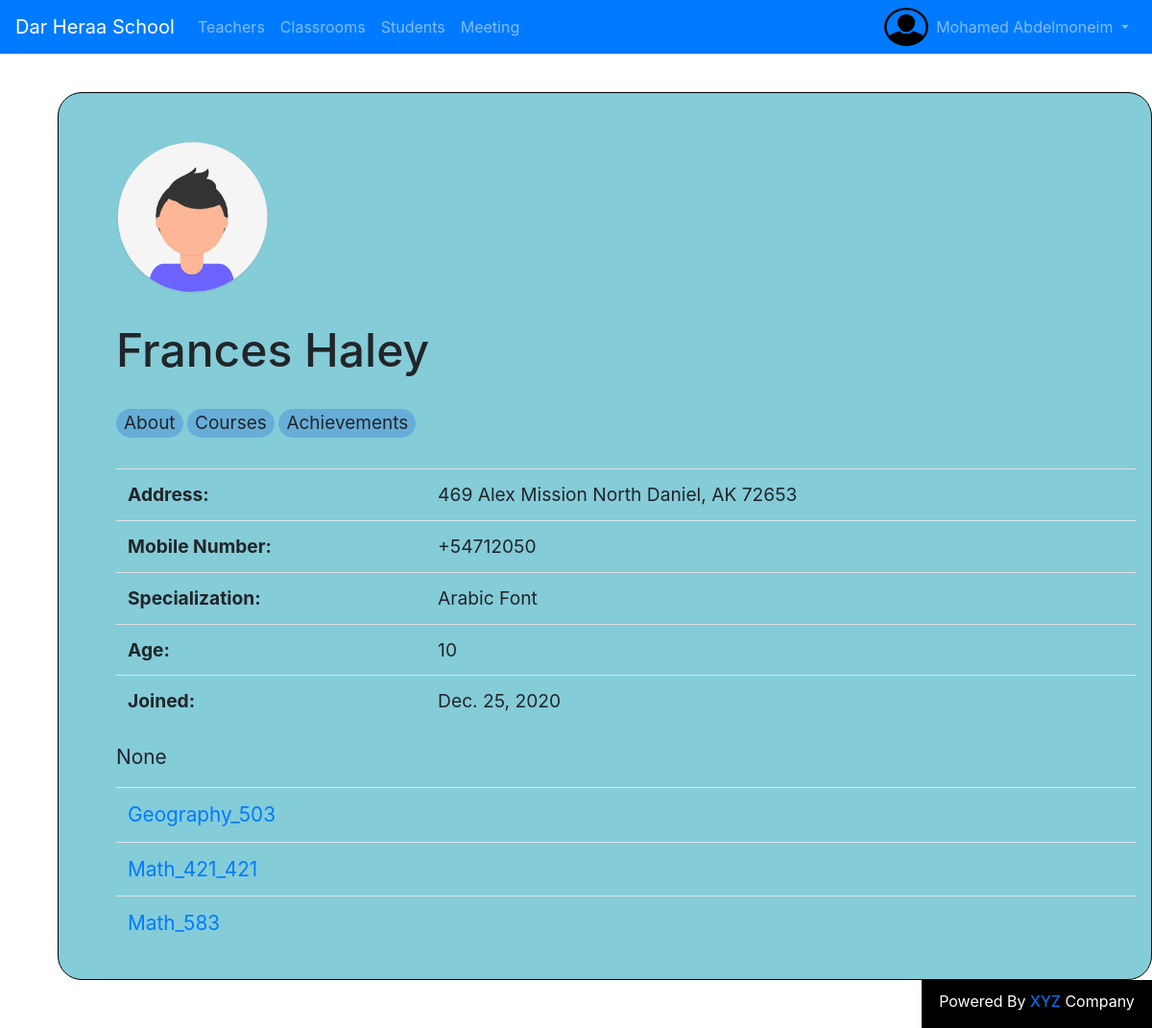
The app's page /school/teachers/88/ (signed in) with its own data.
### school/models.py (models this page shows, shortened)
class School(models.Model):
    name = models.CharField(max_length=64)
    classrooms_number = models.IntegerField(verbose_name="Number of classes",blank=True,null=True)
    teachers_number = models.IntegerField(verbose_name="Number of teachers in all school",blank=True,null=True)
    students_number = models.IntegerField(verbose_name="Number of students in all school",blank=True,null=True) # sum of students in all classes
    location = models.CharField(max_length=280)
    manager = models.CharField(max_length=50)

class Teacher(models.Model):
    user = models.OneToOneField(User,on_delete=models.CASCADE)
    national_ID = models.IntegerField(unique=True,blank=True,null=True)
    address = models.CharField(max_length=264)
    phone =models.IntegerField()
    specialization = models.ForeignKey('school.Specialization',on_delete=models.CASCADE,null=True)
    birth_date = models.DateField(verbose_name='Date of birth')
    photo = models.ImageField(upload_to='teachers/',blank=True,null=True)
    achievements = models.TextField(max_length=1000,null=True,blank=True)
    gender = models.IntegerField(choices=GENDER_CHOICES)
    def __str__(self):
        name = '{} {}'.format(self.user.first_name,self.user.last_name)
        return name

class Specialization(models.Model):
    name = models.CharField(max_length=64)
    picture = models.ImageField(upload_to='specializations/',null=True,blank=True)
    def __str__(self):
        return self.name

class Course(models.Model):
    code = models.IntegerField(unique=True)
    name = models.CharField(max_length=64)
    teacher_of_course = models.ForeignKey(Teacher,on_delete=models.CASCADE)
    classroom = models.ForeignKey("school.classroom",on_delete=models.CASCADE)

### school/views.py (the view)
# urls.py: path('teachers/<int:pk>/',views.TeacherDetailView.as_view(),name='teacher'),
class TeacherDetailView(UserPassesTestMixin, DetailView):
    model = Teacher
    context_object_name = 'teacher'
    def test_func(self):
        return self.request.user.is_staff
    def calculateAge(self,birthDate):
        today = date.today()
        age = today.year - birthDate.year -((today.month, today.day) < (birthDate.month, birthDate.day))
        return age
    def get_context_data(self, **kwargs):
        context = {}
        school = School.objects.first()
        school_name = school.name
        context['school'] = school_name
        if self.object:
            context['object'] = self.object
            context_object_name = self.get_context_object_name(self.object)
            if context_object_name:
                context[context_object_name] = self.object
                birth_date = self.object.birth_date
                context['age'] = TeacherDetailView.calculateAge(self,birth_date)
        context.update(kwargs)
        return super().get_context_data(**context)

### school/templates/school/teacher_detail.html (shortened to what this page needs)
{%extends 'school/base.html' %} {%load static%} {%block head%}
<link rel="stylesheet" href="{% static 'css/teacher_detail.css' %}" />
{%endblock%} {%block body%}
<div class="container">
  <div id="profile-pic-div">
    {%if teacher.photo %}
    <img class="profile-pic" src="{{teacher.photo.url}}" alt="" />
    {%else%}
    <img
      class="profile-pic"
      src="{%static 'default/undraw_profile_pic_ic5t.svg' %}"
    />
    {%endif%}
  </div>
  <h3 id="teacher-name">{{teacher | title}}</h3>
  <div class="tab">
    <button
      class="tablinks"
      onclick="openSection(event, 'info')"
      id="defaultOpen"
    >
      About
    </button>
    <button class="tablinks" onclick="openSection(event, 'courses')">
      Courses
    </button>
    <button class="tablinks" onclick="openSection(event, 'ackn')">
      Achievements
    </button>
  </div>
  <div id="info" class="tabcontent">
    <table class="table">
      <tbody>
        <tr>
          <td><b>Address:</b></td>
          <td>{{teacher.address}}</td>
        </tr>
        <tr>
          <td><b>Mobile Number:</b></td>
          <td>+{{teacher.phone}}</td>
        </tr>
        <tr>
          <td><b>Specialization:</b></td>
          <td>{{teacher.specialization}}</td>
        </tr>
        <tr>
          <td><b>Age:</b></td>
          <td>{{age}}</td>
        </tr>
        <tr>
          <td><b>Joined:</b></td>
          <td>{{teacher.user.date_joined | date }}</td>
        </tr>
      </tbody>
    </table>
  </div>
  <div id="ackn" class="tabcontent">
    <p>{{teacher.achievements}}</p>
  </div>
  <div id="courses" class="tabcontent">
    {%if teacher.course_set.all %}
    <table class="table">
      {% for course in teacher.course_set.all %}
      <tr>
        <td>
          <a href="{% url 'school:course' pk=course.pk %}"
            >{{course.name | title}}</a
          >
        </td>
      </tr>
      {%endfor%}
    </table>
    {%else%}
    <p>
      {%if teacher.gender == 0 %} Mr {%elif teacher.gender == 1%} Mrs {%endif%}
      {{teacher | title}} has no courses at the current time.
    </p>
    {%endif%}
  </div>
</div>
{%endblock%}

### school/templates/school/base.html (shortened to what this page needs)
{%load static%}
<!DOCTYPE html>
<html lang="en">
<head>
  <link rel="stylesheet" href="{% static 'css/bootstrap.min.css'%}">
  <link rel="stylesheet" href="{% static 'css/style.css'%}">
  <link rel="stylesheet" href="{% static 'css/footer.css'%}">
  {%block head%}{%endblock%}
</head>
<body>
  <nav class="navbar navbar-expand-md navbar-dark bg-primary">
    <a class="navbar-brand" href="{% url 'school:home' %}">{{school}}</a>
    <div class="collapse navbar-collapse" id="navbarSupportedContent">
    <ul class="navbar-nav mr-auto">
      {%if user.is_staff %}
      <li class="nav-item"> <a class="nav-link" href="{% url 'school:teachers' %}"> Teachers </a></li>
      <li class="nav-item"> <a class="nav-link" href="{% url 'school:classrooms' %}"> Classrooms </a></li>
      <li class="nav-item"> <a class="nav-link" href="{% url 'school:students' %}"> Students </a></li>
      <li class='nav-item'> <a class='nav-link' href="{% url 'school:meetings' %}"> Meeting </a> </li>
      {%endif%}
    </ul>
    {% if user.is_authenticated %}
    <div class="collapse navbar-collapse" id="mainMenu">
      <ul class="navbar-nav ml-auto">
        {%if user.is_staff.photo%}
        <li class='nav-item' style='padding:0;width:46px;'> <a class='nav-link' style="padding: 0;" href=""><img
              id='account-picture' src="{{user.student.photo.url}}" style='margin:0' width="46" height="40"></a></li>
        <li class="nav-item dropdown">
          <a class="nav-link dropdown-toggle" href="#" id="userMenu" data-toggle="dropdown" aria-haspopup="true"
            aria-expanded="false">
            {{ user.username }}</a>
          {%else%}
        <li class='nav-item' style='padding:0;width:46px;'> <a class='nav-link' style="padding: 0;" href=""><img
              id='account-picture' src="{%static 'default/avatar.png'%}" style='margin:0' width="46" height="40"></a>
        </li>
        <li class="nav-item dropdown">
          <a class="nav-link dropdown-toggle" href="#" id="userMenu" data-toggle="dropdown" aria-haspopup="true"
            aria-expanded="false">
            {{ user.first_name  | title}} {{ user.last_name  | title}} </a>
          {%endif%}
        </li>
      </ul>
    </div>
    {%else%}
    <form class="form-inline ml-auto">
      <a href="{%url 'accounts:login'%}" class="btn btn-warning ">Log in</a>
    </form>
    {%endif%}
    </div>
  </nav>
  {% block body%}{%endblock%}
  <footer id='main-footer'>
    <p>Powered By <a target='blank' href="https://www.facebook.com/profile.php?id=100034115106759">XYZ</a> Company</p>
  </footer>
</body>
</html>

### school/static/css/style.css (style rules this page uses)
body { user-select: none; }
#account-picture { border-radius: 50%; }

### school/static/css/footer.css (style rules this page uses)
html { position: relative; min-height: 100%; }
body { margin-bottom: 50px; }
#main-footer { position: absolute; bottom: 0; right: 0; background-color:black; width: 20vw; text-align: center; padding-top: 10px; display:block; }
#main-footer p { color: white; }

### school/static/css/teacher_detail.css (style rules this page uses)
.profile-pic { margin-top: 50px; width:15%; border-radius: 50%; }
.container { padding-left: 5%; border: solid 0.5px black; border-radius: 25px; margin-left: 5%; margin-top: 40px; margin-right: 5%; background-color:#84CCD8; height:auto; padding-bottom: 15px; }
#teacher-name { margin-top:30px; margin-bottom:30px; font-size: 3em; }
.tab { margin-top: 3%; margin-bottom: 3%; }
.tablinks { font-size: 1em; border-style:solid; border-color: blueviolet; background-color: #66AED8; border: solid 0.5px blueviolet; border-radius: 25px; color:currentColor; }
.tab button { display: inline-block; background-color: #66AED8; cursor: pointer; transition: 0.3s; font-size: 19px; border: none; outline: none; padding-left: 8px; padding-right: 8px; }
#courses,#ackn { font-size:1.3rem }
#info { font-size:1.2rem; }

### records on screen
School: name "Dar Heraa School"
Teacher: user.last_name "Frances Haley", address "469 Alex Mission North Daniel, AK 72653", phone "54712050", specialization "Arabic Font", user.date_joined "Dec. 25, 2020", achievements "None"
Course: name "Geography_503"
Course: name "Math_421_421"
Course: name "Math_583"

### other values on screen
{{ user.first_name  | title }} "Mohamed"
{{ user.last_name  | title }} "Abdelmoneim"
